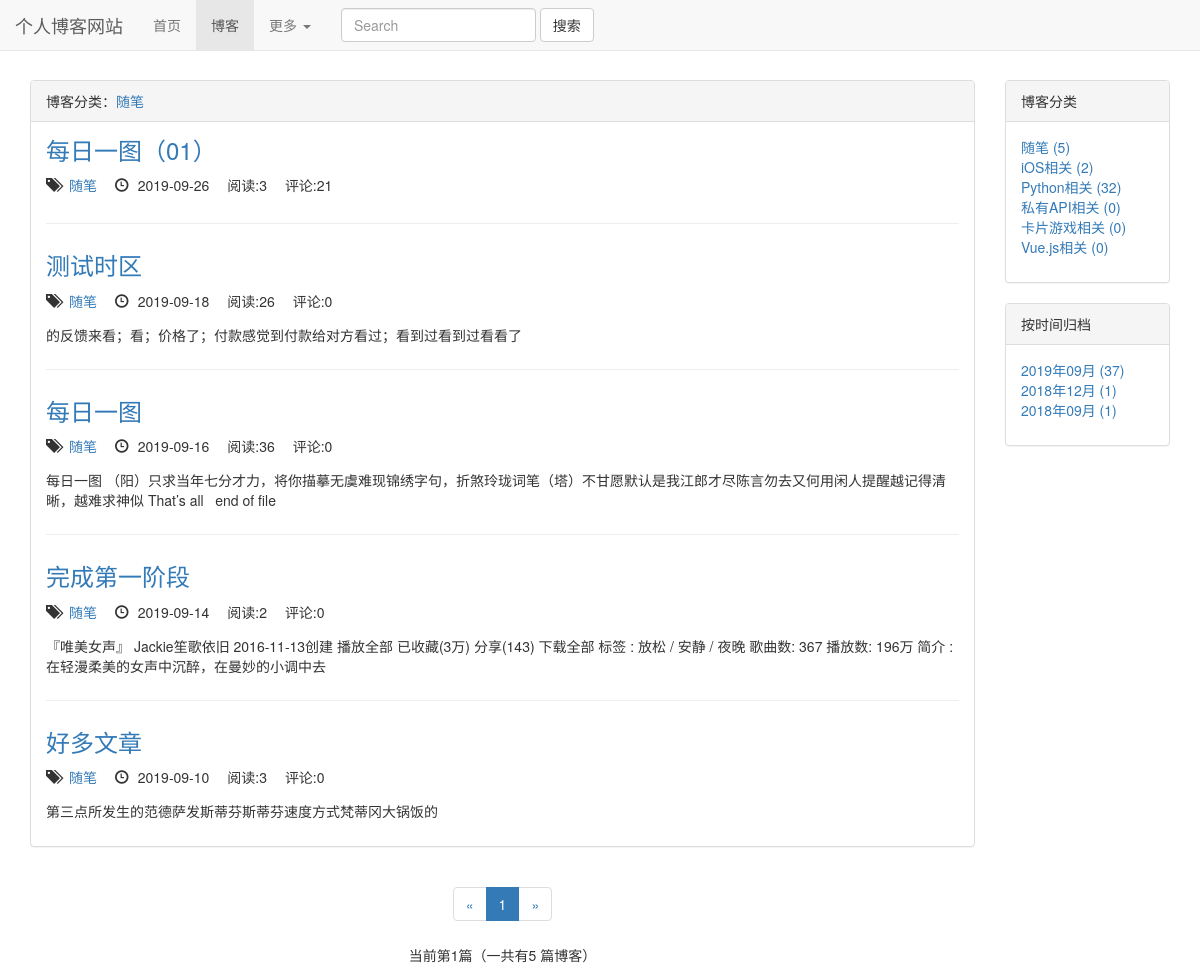
The app's page /blogs/type/1/, older data.
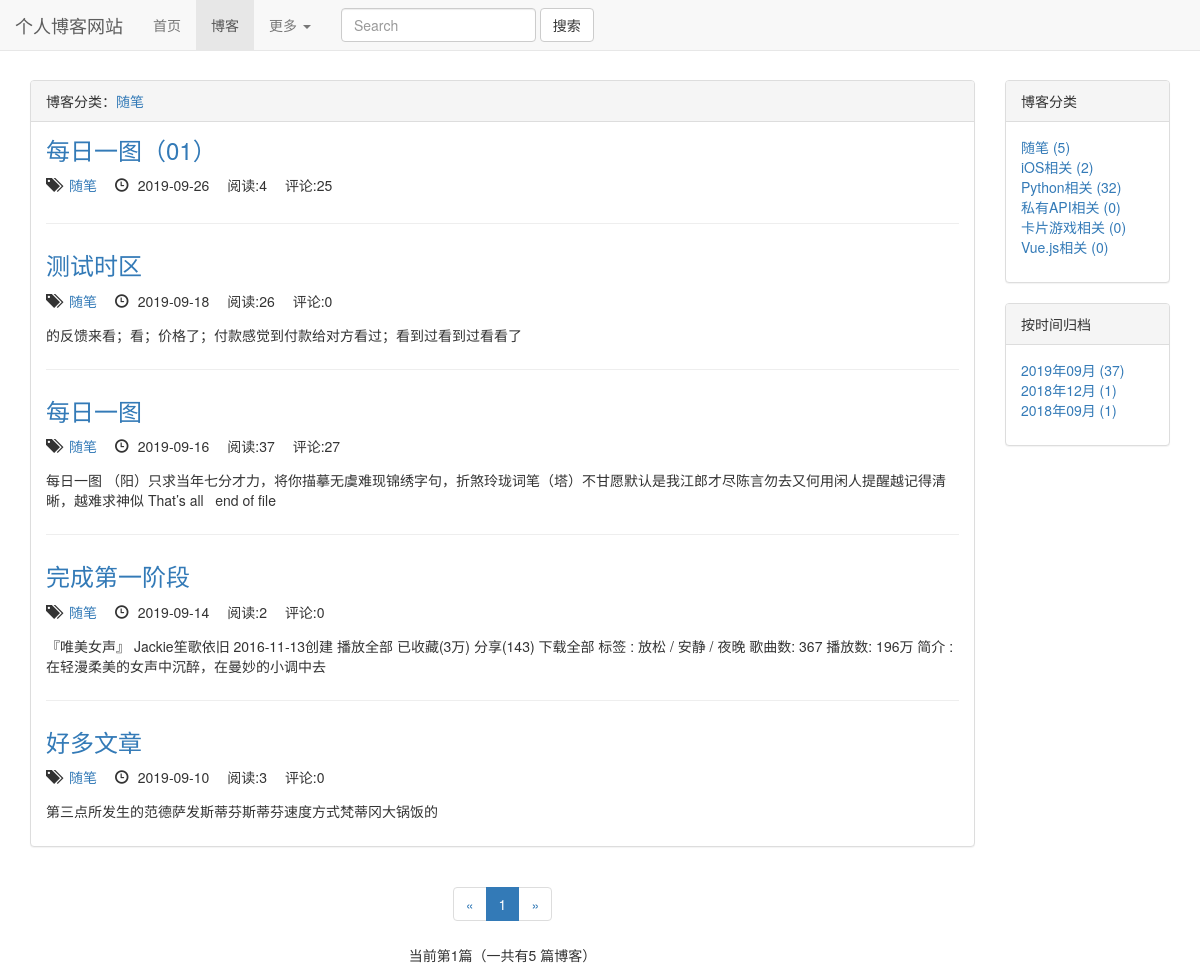
The same page, newer data.
### blogs/models.py (models this page shows, shortened)
class Blog(models.Model,ReadNumExtension):
    title = models.CharField(max_length=50)
    blog_type = models.ForeignKey(BlogType, on_delete=models.CASCADE)
    content = RichTextUploadingField()
    author = models.ForeignKey(User, on_delete=models.CASCADE)
    create_time = models.DateTimeField(auto_now_add=True)
    last_update_time = models.DateTimeField(auto_now=True)
    readDetails = GenericRelation(ReadNumDetail)  # 反向关联获取
    class Meta:
        ordering = ['-create_time']

class BlogType(models.Model):
    type_name = models.CharField(max_length=15)

### read_statistics/models.py (models this page shows)
class ReadNum(models.Model):
    read_num = models.IntegerField(default=0)
    content_type = models.ForeignKey(ContentType, on_delete=models.CASCADE)
    object_id = models.PositiveIntegerField()
    content_object = GenericForeignKey('content_type', 'object_id')

### blogs/views.py (the view)
# urls.py: re_path(r'^type/(\d+)/$', views.blog_types, name='blog_types'),
def blog_types(request, blog_type):
    blogType = get_object_or_404(BlogType, pk=blog_type)
    blogs = Blog.objects.filter(blog_type=blogType)
    context = blog_datas_common(request, blogs)
    context['blog_type'] = blogType
    return render(request, 'blogs/blog_type_list.html', context)

### comment/templatetags/comment_tags.py (called while the page is built)
@register.simple_tag
def get_comment_count(obj):
    content_type = ContentType.objects.get_for_model(obj)
    return Comment.objects.filter(content_type=content_type, object_id=obj.pk).count()

### read_statistics/templatetags/read_tags.py (called while the page is built)
@register.simple_tag
def get_total_read_count(obj):
    try:
        ct = ContentType.objects.get_for_model(obj)
        readnum = ReadNum.objects.get(content_type=ct, object_id=obj.pk)
        return readnum.read_num
    except exceptions.ObjectDoesNotExist:
        return 0

### templates/blogs/blog_type_list.html (shortened to what this page needs)
{% extends 'blogs/blog_index.html' %}
{% block blog_title_header %}
    博客分类：<a href="{% url 'blogs_module:blog_types' blog_type.pk %}">{{ blog_type.type_name }}</a>
{% endblock %}

### templates/blogs/blog_index.html (shortened to what the changed rows need)
{% extends 'base.html' %}
{% load staticfiles %}
{% load comment_tags %}
{% load read_tags %}
{% block cssstyle %}
    <link rel="stylesheet" href="{% static 'blog_css/blog.css' %}">
{% endblock %}
{% block content %}
    <div class="container">
        <div class="row">
            <div class="col-xs-12 col-sm-8 col-md-9 col-lg-10">
                <div class="panel panel-default">
                    <div class="panel-body">
                        <ul class="blog_types">
                            {% for blog in page_of_blogs.object_list %}
                                <div class="every_blog">
                                    <h3><a href="{% url 'blogs_module:blog_details' blog.pk %}">{{ blog.title }}</a>
                                    </h3>
                                    <ul class="blog_list_style">
                                        <li>
                                            <span class="glyphicon glyphicon-tags"></span> <a
                                                href="{% url 'blogs_module:blog_types' blog.blog_type.pk %}"> {{ blog.blog_type.type_name }}</a>
                                        </li>
                                        <li><span
                                                class="glyphicon glyphicon-time"></span> {{ blog.create_time|date:"Y-m-d" }}
                                        </li>
                                         <li>
                                             阅读:{% get_total_read_count blog %}
                                        </li>
                                        <li>
                                            评论:{% get_comment_count blog %}
                                        </li>
                                    </ul>
                                    <p>{{ blog.content |striptags | truncatechars:130 |safe}}</p>
                                </div>
                            {% empty %}
                                <div class="every_blog">
                                    <p>--暂无博客，敬请期待--</p>
                                </div>
                            {% endfor %}
                        </ul>
                    </div>
                </div>
            </div>
        </div>
    </div>
{% endblock %}

Row changes from the older to the newer data that the page shows:
changed through a linked row, Blog "每日一图（01）": id.read_num "3" → "4"; id "21" → "25"
changed through a linked row, Blog "每日一图": id.read_num "36" → "37"; id "0" → "27"
